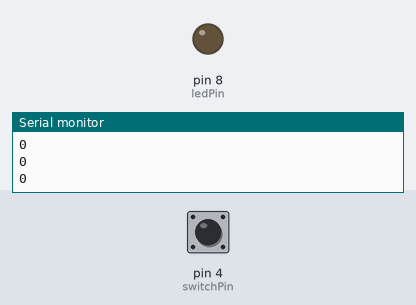
This sketch was run on a simulated Arduino Uno, built with avr-gcc and run on an emulated ATmega328P. Parts: output pins drawn as LEDs (lit = HIGH), the last lines printed to the serial monitor. The inputs (shaded band) are chosen by the test bench; at power-on: pin 4 (switchPin) LOW.

Above: at 1.3 s.
1.4 s: pin 4 (switchPin) pulled HIGH for 0.3 s
At 1.87 s:
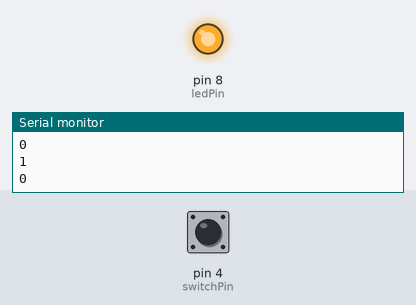
3.5 s: pin 4 (switchPin) pulled HIGH for 3.2 s
At 7.6 s:
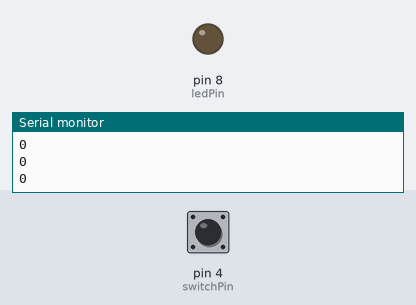
Timing chart, 0 to 9.1 s (numbered marks = the images above; inputs shaded):
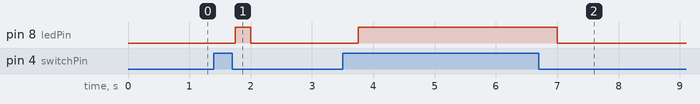

Measured:
- after the input at 1.4 s, pin 8 (ledPin): LOW → HIGH after 0.35 s, → LOW 0.25 s later
- after the input at 3.5 s, pin 8 (ledPin): LOW → HIGH after 0.25 s, → LOW 3.3 s later

The sketch:

needing_debounce.ino
```cpp
int ledPin = 8;
int switchPin = 4;

bool current_switchState;

void setup() {
  Serial.begin(9600);
  pinMode(ledPin, OUTPUT);
  pinMode(switchPin, INPUT);


}

void loop() {
  // take a current reading of the button
  current_switchState = digitalRead(switchPin);  // use 2 wires as a switch, to be able to see this more clearly
  Serial.println(current_switchState);
  delay(250);

  if(current_switchState == HIGH){
    digitalWrite(ledPin, HIGH);
  }
  else {
    digitalWrite(ledPin, LOW);
  }
}
```
